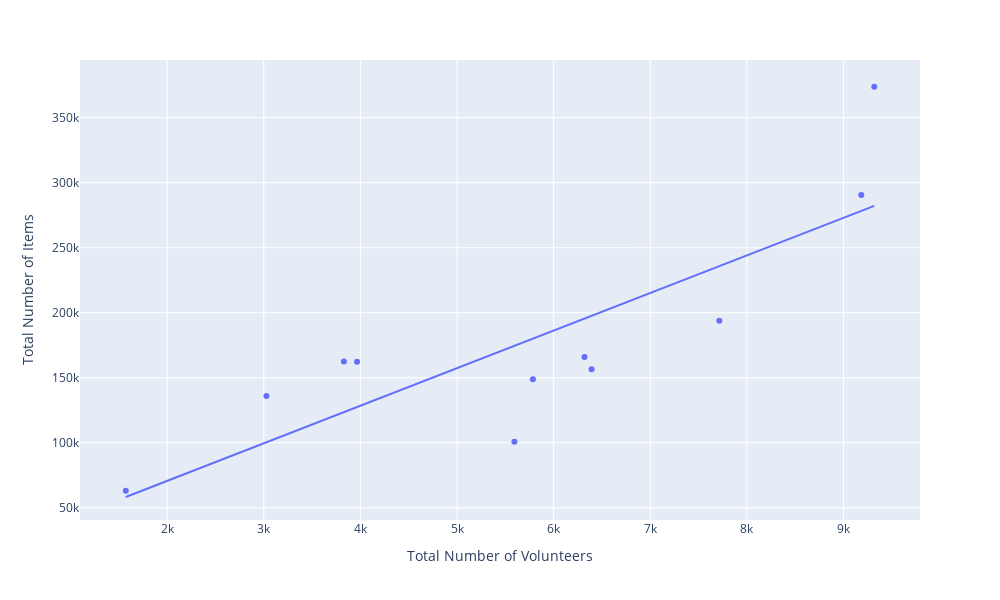

The notebook cell saved with this chart:
### Markdown cell above
Number of hours reported seem a bit variable, so we'll look at the correlation between total volunteers and total number of items collected by year.

### Code cell
fig.data = []
fig = px.scatter(annual_data, 
                 x='Total Volunteers', 
                 y='Total Items', 
                 trendline="ols")
fig.update_layout(
    autosize=False,
    width=1000,
    height=600,
    yaxis_title='Total Number of Items',
    xaxis_title='Total Number of Volunteers',
)
fig.show()

### Figure 1 — Plotly figure (JSON) as saved in the notebook; plotly's stock layout.template omitted (floating-point values rounded to 4 significant figures)
{"data": [{"hovertemplate": "Total Volunteers=%{x}<br>Total Items=%{y}<extra></extra>", "legendgroup": "", "marker": {"color": "#636efa", "symbol": "circle"}, "mode": "markers", "name": "", "orientation": "v", "showlegend": false, "type": "scatter", "x": [9184, 9318, 7715, 6319, 5594, 5785, 6392.0, 1572.0, 3028.0, 3829, 3966.0], "xaxis": "x", "y": [290500.0, 373800.0, 193821, 165952, 100800.0, 148800.0, 156500.0, 63039, 135892, 162393, 162188], "yaxis": "y"}, {"hovertemplate": "<b>OLS trendline</b><br>Total Items = 28.903 * Total Volunteers + 12849.1<br>R<sup>2</sup>=0.685904<br><br>Total Volunteers=%{x}<br>Total Items=%{y} <b>(trend)</b><extra></extra>", "legendgroup": "", "marker": {"color": "#636efa", "symbol": "circle"}, "mode": "lines", "name": "", "showlegend": false, "type": "scatter", "x": [1572.0, 3028.0, 3829, 3966.0, 5594, 5785, 6319, 6392.0, 7715, 9184, 9318], "xaxis": "x", "y": [58270.0, 100400.0, 123500.0, 127500.0, 174500.0, 180100.0, 195500.0, 197600.0, 235800.0, 278300.0, 282200.0], "yaxis": "y"}], "layout": {"autosize": false, "height": 600, "legend": {"tracegroupgap": 0}, "margin": {"t": 60}, "width": 1000, "xaxis": {"anchor": "y", "autorange": true, "domain": [0, 1], "range": [1098.0, 9791.0], "title": {"text": "Total Number of Volunteers"}, "type": "linear"}, "yaxis": {"anchor": "x", "autorange": true, "domain": [0, 1], "range": [40580.0, 394300.0], "title": {"text": "Total Number of Items"}, "type": "linear"}}}
